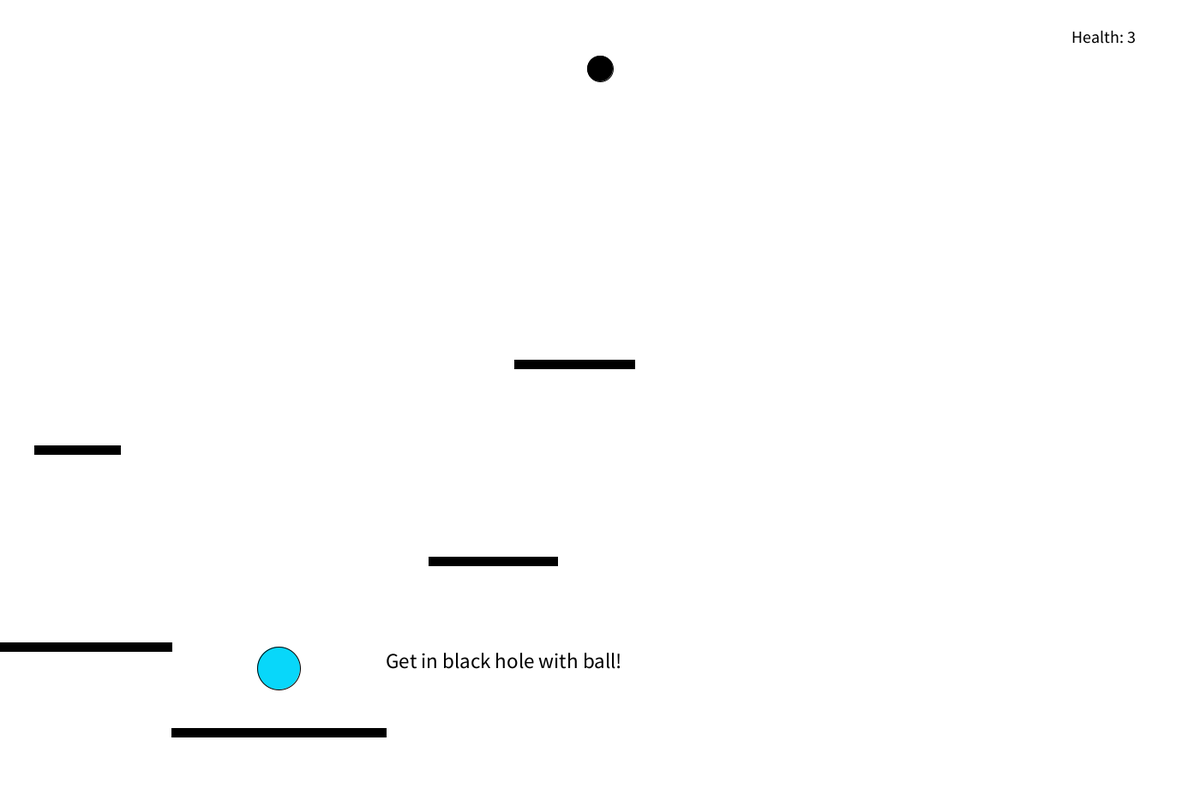
Frame 1 (no input)
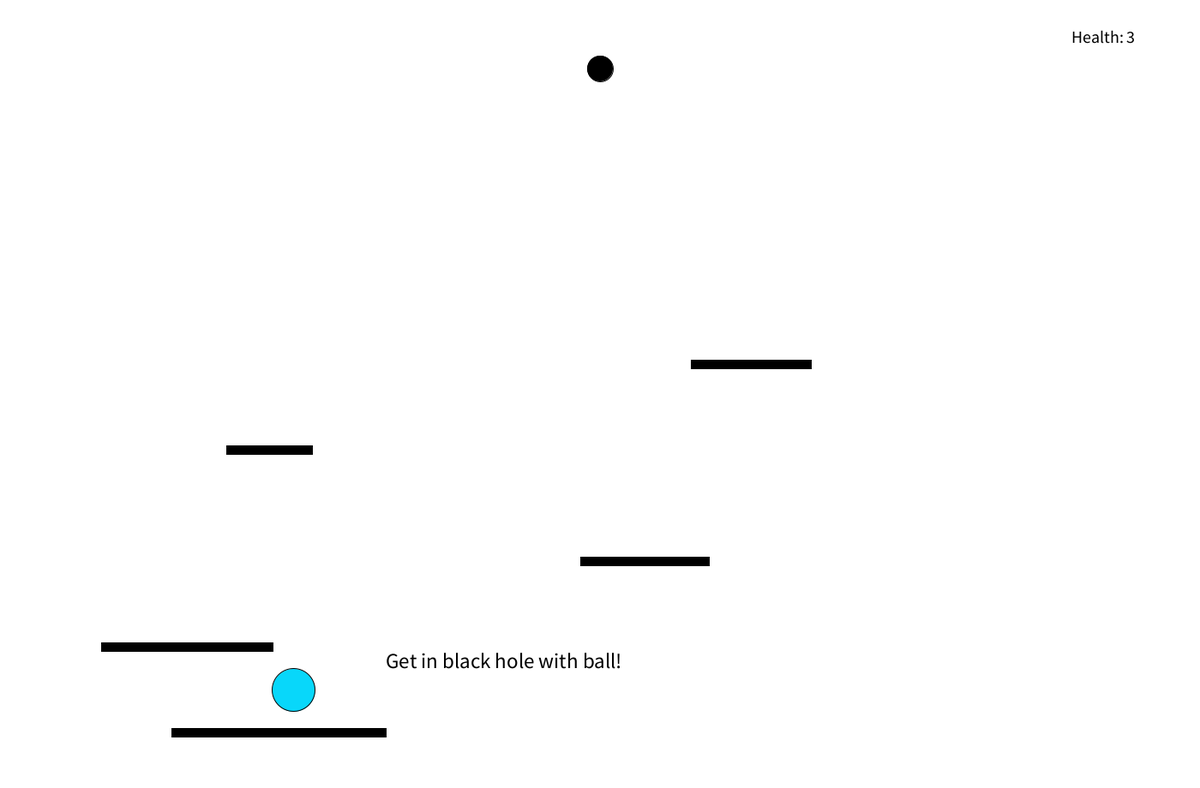
Frame 60 (the mouse pressed at the canvas centre just before this capture)
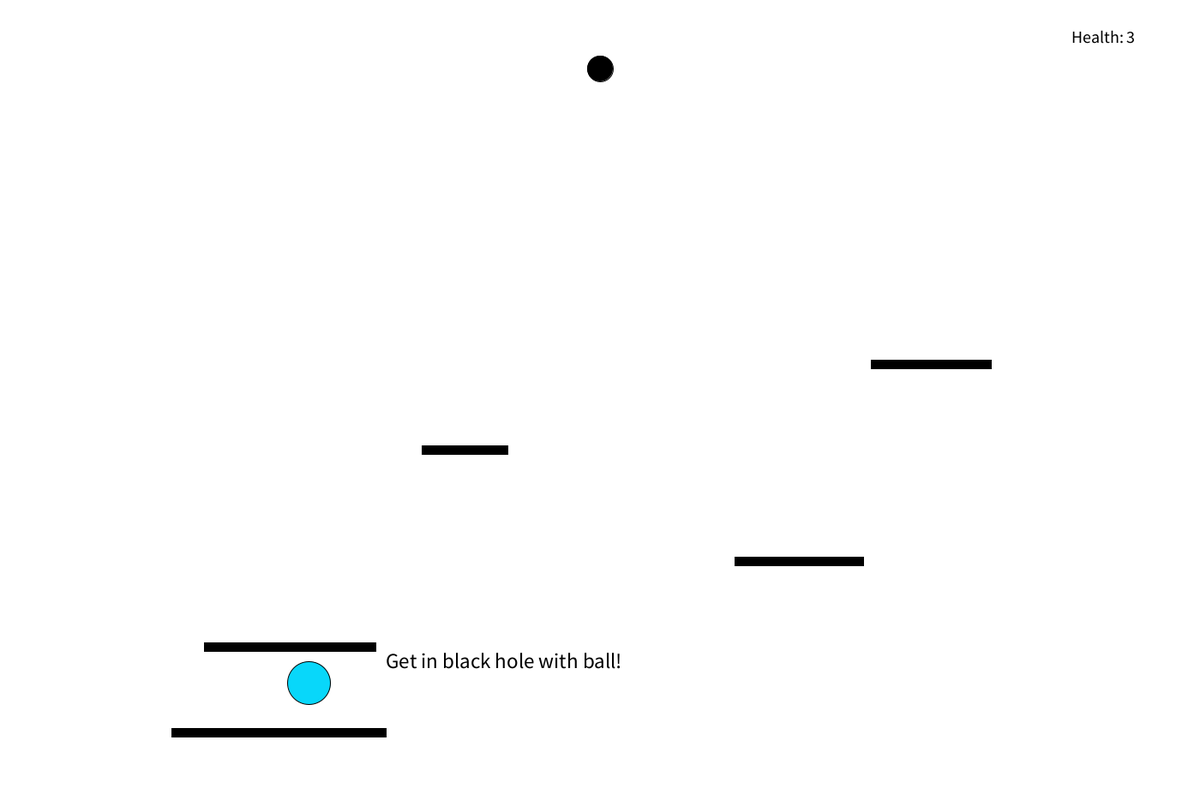
Frame 120 (the mouse held since frame 60 and released just before this capture)

The Processing sketch that drew these frames (run headless with seeded random() and noise(); from frame 60 on, the mouse is pressed at the canvas centre):

// Processing sketch: bouncingBall
// ── bouncingBall.pde
void finish (){
  float konum=2300-kayma;
        
        fill(0);
        circle(konum,250,70);
        
        if(loc.x-konum <40  && konum-loc.x <40 && loc.y-250 <40 && 250-loc.y <40 && topYildiz==7){
          done++;
        
        }
        
        if(loc.x-konum <40  && konum-loc.x <40 && loc.y-250 <40 && 250-loc.y <40 && topYildiz!=7){
        String a="Tum Yildizlari topla!!!!!";
        textSize(25);
        if(sayac1<1500){    
            fill(#052C9D);
            text(a,konum-300,400);
            noFill();
            sayac1++;
        }
        }
}

// ── can.pde
class can{
  boolean cizil=true;
  
  void canCiz(PVector konum ){
    if(cizil){
      konum.x=konum.x-kayma;
    noFill();
    circle(konum.x,konum.y,50);
    }  
  }
  void canKontrol(PVector konum){
    konum.x-=kayma;
    if(loc.x-konum.x <50  && konum.x-loc.x <50 && loc.y-konum.y <50 && konum.y-loc.y <50 && cizil){
        cizil=false;
        can++;
    }
  
  }

}

// ── duvarbasamak.pde
void bDeyiyor(PVector b1,float a,float b){
  /// basamağa deymesi
  b1.x=b1.x-kayma;
  if(loc.x + r/2 >= b1.x && loc.x - r/4 < b1.x + a && loc.y+r/2 >= b1.y-8 && loc.y+r/2 < b1.y+3*b/4 ){//basamağa değmesi
    loc.y=b1.y-r/2-10;
    vel.y*=-0.85;
    degdimi=1;
    
  }//basamağa alttan değmesi
  if(loc.x + r/2 >= b1.x && loc.x - r/4 < b1.x + a && loc.y-r/2 <= b1.y+b+8 && loc.y-r/2 > b1.y+b){//basamağa alttan  değmesi
    loc.y=b1.y+r/2+12+b;
    vel.y*=-1;
  }
    if(loc.y + r/2 >=b1.y  && loc.y - r/2+3 < b1.y+b && loc.x+r/2 >b1.x-8 && loc.x +r/2 <= b1.x){//çubuğun sol yüzüne değmesi
      if(vel.x>0){vel.x=0;loc.x=b1.x-r/2-5;}//vel.x*=-1;
    println("çubuğa sol yüzünden değme");
    }// && loc.x+r/2 <b1.x +2 
  
  if(loc.y + r/2 >=b1.y  && loc.y - r/2+3 <= b1.y+b && loc.x-r/2 <=b1.x + a+7 && loc.x-r/2 >b1.x+2 ){//çubuğun sağ yüzüne değmesi
    if(vel.x<0){vel.x=0;loc.x=b1.x+a+r/2+5;}//vel.x*=-1;
    println("çubuğa sağ yüzünden değme");
  } 
}

  void basamakCiz(PVector b,float x,float y){
    b.x=b.x-kayma;  
    fill(0);
      rect(b.x,b.y,x,y);
      noFill();
  }

// ── kesici.pde
class cant{
  PVector c1,c2,c3,c4,c5,c6;
  float aciD=5;
  float angle=0;
  cant(){}
  PVector p2=new PVector();
  
  void cantCiz(PVector p3, float r){
    //translate(p2.x,p2.y);
    p2.y=p3.y;
    p2.x=p3.x-kayma;
    c1=new PVector( r*cos(yon*radians(0+angle))+p2.x, r*sin(yon*radians(0+angle))+p2.y );
    c2=new PVector( r*cos(yon*radians(120+angle))+p2.x, r*sin(yon*radians(120+angle)) +p2.y);
    c3=new PVector( r*cos(yon*radians(240+angle))+p2.x, r*sin(yon*radians(240+angle)) +p2.y);
    fill(0);
    beginShape();
    vertex(c1.x,c1.y);vertex(c2.x,c2.y);vertex(c3.x,c3.y);
    endShape(CLOSE);
    
    c4=new PVector( r*cos(yon*radians(60+angle))+p2.x, r*sin(yon*radians(60+angle)) +p2.y);
    c5=new PVector( r*cos(yon*radians(180+angle))+p2.x, r*sin(yon*radians(180+angle))+p2.y );
    c6=new PVector( r*cos(yon*radians(300+angle))+p2.x, r*sin(yon*radians(300+angle)) +p2.y);
    fill(0);
    beginShape();
    vertex(c4.x,c4.y);vertex(c5.x,c5.y);vertex(c6.x,c6.y);
    endShape(CLOSE);
    angle+=1;
    if(angle>=360)angle=0;
  }
  void cantKontrol(PVector p2, float xrr){
    float xr=xrr/2;
    p2.x=p2.x-kayma;
    //if(loc.x+r/2 >p2.x-xr && loc.x-r/2<p2.x+xr && loc.y+r/2 >p2.y-xr && loc.y-r/2<p2.y+xr){
     if((loc.x-p2.x <25+xr  && p2.x-loc.x <25+xr && loc.y-p2.y <25+xr && p2.y-loc.y <25+xr)){
      if(can>0){ yandi=true;
        loc.x=0;loc.y=3300;
          
        }else{done=0;loc.x=330;loc.y=800;
              vel.x=0; vel.y=0;can=3;kayma=0;y1.cizil=true;y2.cizil=true;y3.cizil=true;y4.cizil=true;y5.cizil=true;y6.cizil=true;y7.cizil=true;topYildiz=0;}
    }
  
  }
}

// ── sekentop.pde
float yon=1;
float degdimi=0;
float r=50;
float cember=0;
float sayac=0;
float sayac1=1;
float done=0;
int can=3;
int topYildiz=0;
float kayma=0;
boolean yandi=false;

void settings(){
size(1400,920);
}
void setup(){
  
  background(255);
  //frameRate(150);
}
yildiz y1= new yildiz();
yildiz y2= new yildiz();
yildiz y3= new yildiz();
yildiz y4= new yildiz();
yildiz y5= new yildiz();
yildiz y6= new yildiz();
yildiz y7= new yildiz();

can can1= new can();
can can2=new can();
cant c1 = new cant();
daire d1=new daire();
PVector loc  = new PVector(325,780);
PVector vel  = new PVector(0.3,0);
PVector grav = new PVector(0,0.2);
PVector rain=new PVector(258,0);PVector rain1= new PVector(560,-450);


//basamaklar
PVector b1 = new PVector(0,750);
float b1x=2;
PVector b2=new PVector(500,650);
float b2x=3;
PVector b3= new PVector(40,520);
float b3x=3.8;
PVector b4= new PVector(600,420);
float b4x=3.5;

PVector b5= new PVector(200,850);



//bolum 3 elemanları

void draw(){
    background(255);
    if(done == 2){
      fill(#59686C);
      stroke(#59686C);
      rect(640-kayma,20,300,880);
      
      
      stroke(0);
    }
  
    textSize(20);
    String a1="Health: "+can;
    fill(0);
    text(a1,1250,50);
    noFill();
    
    
    d1.daireCiz(loc,r);
    loc.add(vel);
    vel.add(grav);
  
  
    if(done == 0 || done ==1){
        basamakCiz(b1,200,10);bDeyiyor(b1,200,10);
        basamakCiz(b2,150,10);bDeyiyor(b2,150,10);
        basamakCiz(b3,100,10);bDeyiyor(b3,100,10);
        basamakCiz(b4,140,10);bDeyiyor(b4,140,10);
        basamakCiz(b5,250,10);bDeyiyor(b5,250,10);
        
        xs();//tepedeki bitiş topu
        if(b1.x>width){
            b1.x=-200;
        }
        b1.x+=b1x;
        if(b2.x>width){
            b2.x=-150;
        }
        b2.x+=b2x;
        if(b3.x>width){
            b3.x=-100;
        }
        b3.x+=b3x;
        if(b4.x>width){
            b4.x=-140;
        }
        b4.x+=b4x;
        textSize(25);
        String a="Get in black hole with ball!";
  
        if(sayac<1000){
            fill(0);
            text(a,450,780);
            noFill();
            sayac++;
        }

        if(loc.y<110  && loc.x>650 && loc.x<750){
            done++;
            loc.x=330;loc.y=795;
            sayac=0;
            can=3;
        }
        if(loc.y+r/2 >height){//yere değmesi
            loc.x=325;loc.y=780;
            vel.x=0;vel.y=0;
            if (done == 1)can--;
        }
        if(loc.x+r/2>width){//sağ kenardan sekme
            vel.x*=-0.6;
            loc.x=width-r/2;
            yon*=-1;
            //c1.aciD*=0.5;
        } 
        if (loc.x-r/2<0){//sol kenardan sekme
            vel.x*=-0.6;
            loc.x=0+r/2;
            yon*=-1;
            //c1.aciD*=0.9;
        }
        
        println("loc.x :"+loc.x +" loc.y: "+loc.y);
        println("vel.x :"+vel.x +" vel.y: "+vel.y);
        println("mouseX:"+mouseX +" mouseY: "+mouseY);
   
    }

    //level 2-------------------------------------
    if(done == 1){
        textSize(25);
        String b="Dont touch bullets!";
        String a="LEVEL 2!";
        if(sayac1<1000){
            fill(0);
            text(a,630,200);
            text(b,550,300);
            noFill();
            sayac1++;
       }
  
      fill(0);
      strokeWeight(10);
      beginShape();
        vertex(rain.x,rain.y);
        vertex(rain.x,rain.y+20);
      endShape();
      beginShape();
        vertex(rain1.x,rain1.y);
        vertex(rain1.x,rain1.y+20);
      endShape();
      strokeWeight(2);
      rain.y+=10;rain1.y+=10;
      noFill();
      if((rain.x>loc.x-r/2 && rain.x < loc.x+r/2 && rain.y >loc.y-r/2 && rain.y-20<loc.y+r/2 )||(rain1.x>loc.x-r/2 && rain1.x < loc.x+r/2 && rain1.y >loc.y-r/2 && rain1.y-20<loc.y+r/2 )){
        if(can>=0){  
        loc.x=330;loc.y=800;
          vel.x=0; vel.y=0;can--;
        }else{done=0;loc.x=330;loc.y=800;
              vel.x=0; vel.y=0;can=3;}
      }
      if(rain.y>height){
          rain.x=random(800);
          rain.y=-20;
      }
      if(rain1.y>height){
          rain1.x=random(800);
          rain1.y=-20;
      }

   }
    //level 2 sonu-------------------------
    //level 3 *******************************************************************************************************************************************
     if(done ==2){
        println("mouseX:"+mouseX +" mouseY: "+mouseY+"topYıldız= "+topYildiz);
        println("loc.x:"+loc.x +" loc.y: "+loc.y);
        
        basamakCiz(new PVector(0,0),20,height);        bDeyiyor(new PVector(0,0),20,height);
        basamakCiz(new PVector(0,height-20),2400,20);  bDeyiyor(new PVector(0,height-20),2400,20);
        basamakCiz(new PVector(0,0),2400,20);         bDeyiyor(new PVector(0,0),2400,20);
        basamakCiz(new PVector(2380,0),20,height);         bDeyiyor(new PVector(2380,0),20,height);
        basamakCiz(new PVector(350,165),20,height-165);bDeyiyor(new PVector(350,165),20,height-165);
        basamakCiz(new PVector(180,700),170,20);       bDeyiyor(new PVector(180,700),170,20);
        basamakCiz(new PVector(17,490),170,20);        bDeyiyor(new PVector(17,490),170,20);
        c1.cantCiz(new PVector(80,570),45);            c1.cantKontrol(new PVector(80,570),45);
        y1.yildizCiz(new PVector(80,650),25);          y1.yildizKontrol(new PVector(80,650),25);
        basamakCiz(new PVector(200,220),150,20);       bDeyiyor(new PVector(200,220),150,20);
        c1.cantCiz(new PVector(360,55),20);            c1.cantKontrol(new PVector(360,55),20);
        y2.yildizCiz(new PVector(85,70),25);           y2.yildizKontrol(new PVector(85,70),25);
        basamakCiz(new PVector(620,20),20,height-200); bDeyiyor(new PVector(620,20),20,height-200);
        c1.cantCiz(new PVector(420,250),20);           c1.cantKontrol(new PVector(420,250),20);
        c1.cantCiz(new PVector(580,440),20);           c1.cantKontrol(new PVector(580,440),20);
        basamakCiz(new PVector(580,320),50,20);        bDeyiyor(new PVector(580,320),50,20);
        basamakCiz(new PVector(555,550),70,20);        bDeyiyor(new PVector(555,550),70,20);
        y3.yildizCiz(new PVector(470,250),15);         y3.yildizKontrol(new PVector(470,250),15);
        basamakCiz(new PVector(940,165),20,height-165);bDeyiyor(new PVector(940,165),20,height-165);
        basamakCiz(new PVector(785,805),60,20);bDeyiyor(new PVector(785,805),60,20);
        basamakCiz(new PVector(640,670),100,20);bDeyiyor(new PVector(640,670),100,20);
        c1.cantCiz(new PVector(800,580),20);           c1.cantKontrol(new PVector(800,580),20);
        y5.yildizCiz(new PVector(835,490),15);         y5.yildizKontrol(new PVector(835,490),15);
        basamakCiz(new PVector(850,510),100,20);bDeyiyor(new PVector(850,510),100,20);
        basamakCiz(new PVector(710,365),80,20);bDeyiyor(new PVector(710,365),80,20);
        basamakCiz(new PVector(1160,340),280,20);bDeyiyor(new PVector(1160,340),280,20);
        y6.yildizCiz(new PVector(1300,310),15);         y6.yildizKontrol(new PVector(1300,310),15);
        c1.cantCiz(new PVector(1190,310),20);           c1.cantKontrol(new PVector(1190,310),20);
        c1.cantCiz(new PVector(1300,175),40);           c1.cantKontrol(new PVector(1300,175),40);
        c1.cantCiz(new PVector(1410,310),20);           c1.cantKontrol(new PVector(1410,310),20);
        c1.cantCiz(new PVector(1400,880),20);           c1.cantKontrol(new PVector(1440,880),20);
        
        if(loc.x>1050 && kayma<1000){kayma+=2*vel.x;loc.x-=vel.x; }
        if(loc.x<350 && kayma>0){kayma+=2*vel.x;loc.x-=vel.x; }
        basamakCiz(new PVector(1550,650),110,20);       bDeyiyor(new PVector(1550,650),110,20);
        basamakCiz(new PVector(1690,100),20,250);       bDeyiyor(new PVector(1690,100),20,250);
        basamakCiz(new PVector(1690,350),250,20);       bDeyiyor(new PVector(1690,350),250,20);
        c1.cantCiz(new PVector(1800,100),20);           c1.cantKontrol(new PVector(1800,100),20);
        c1.cantCiz(new PVector(1900,100),20);           c1.cantKontrol(new PVector(1900,100),20);
        c1.cantCiz(new PVector(1900,200),20);           c1.cantKontrol(new PVector(1900,200),20);
        c1.cantCiz(new PVector(1900,300),20);           c1.cantKontrol(new PVector(1900,300),20);
        c1.cantCiz(new PVector(430,650),55);            c1.cantKontrol(new PVector(430,650),55);      
        y4.yildizCiz(new PVector(555,610),15);          y4.yildizKontrol(new PVector(555,610),15);
        can1.canCiz(new PVector(600,825));              can1.canKontrol(new PVector(600,825));
        can2.canCiz(new PVector (1400,800));            can2.canKontrol(new PVector(1400,800));
        y7.yildizCiz(new PVector(1800,300),45);         y7.yildizKontrol(new PVector(1800,300),45);
        basamakCiz(new PVector(2100,650),300,20);       bDeyiyor(new PVector(2100,650),300,20);
        teleport();
        fill(random(15,255));
        stroke(0);
        circle(1800-kayma,200,50);
        noFill();
        finish();
  

       textSize(25);
        String b="Collect all stars and go exit!";
        String a="LEVEL 3!";
        if(sayac1<3000){    
            fill(#052C9D);
            text(a,630,200);
            text(b,610,300);
            noFill();
            sayac1++;
        }
        if(loc.x>640 && loc.x<940){
          vel.y+=0.2;
        }
        if(yandi){
          kayma-=4;
          vel.x=0; vel.y=0;
          
          if(kayma<0){kayma=0;yandi=false;loc.x=70;loc.y=720;
          can--;}
        }
      }
      //level 3 sonu ------------------------
    if(done == 3){
        background(255);
        fill(0);
        textSize(25);
        String b= "Congratulations!!!";
        text(b,100,100);
    
    }
  
  
}
class daire{
  void daireCiz(PVector d,float r){
    //translate(d.x,d.y);
    fill(#08D7FA);
    circle(d.x,d.y,r);
    noFill();
  }
}

void keyPressed() {
  //int keyIndex = -1;
  if ((key == 'w' || key == 'W') && degdimi==1 && !yandi ) {
     vel.y+=-3.4;
     degdimi=0;
  }
  if ((key == 'a' || key == 'A') && !yandi) {
     vel.x=-3.0;
  }if ((key == 'd' || key == 'D') && !yandi) {
     vel.x=3.0;
  }if ((key == 's' || key == 'S') && !yandi) {
     vel.y=3.0;
  }
  
}
 
  void xs(){
    PVector konum = new PVector(700,80);
    fill(0);
    circle(konum.x,konum.y,30);
    noFill();
  }

// ── teleport.pde
void teleport (){
  float konum=2300-kayma;
        strokeWeight(10);
        stroke(random(25,255));
        circle(konum,750,70);
        strokeWeight(1);
        
        if(loc.x-konum <40  && konum-loc.x <40 && loc.y-750 <40 && 750-loc.y <40){
          loc.x=1800-kayma;
          loc.y=200;
        
    }
}

// ── yildizlar.pde
 class yildiz{
  PVector c1,c2,c3,c4,c5,c6;
  float aciD=5;
  float angle=0;
  boolean cizil=true;
  yildiz(){}
  
  void yildizCiz(PVector p2, float r){
    p2.x=p2.x-kayma;
    if(cizil){
    //translate(p2.x,p2.y);
    c1=new PVector( r*cos(yon*radians(0+angle))+p2.x, r*sin(yon*radians(0+angle))+p2.y );
    c2=new PVector( r*cos(yon*radians(120+angle))+p2.x, r*sin(yon*radians(120+angle)) +p2.y);
    c3=new PVector( r*cos(yon*radians(240+angle))+p2.x, r*sin(yon*radians(240+angle)) +p2.y);
    stroke(#CF40E3);
    fill(#CF40E3);
    beginShape();
    vertex(c1.x,c1.y);vertex(c2.x,c2.y);vertex(c3.x,c3.y);
    endShape(CLOSE);
    
    c4=new PVector( r*cos(yon*radians(60+angle))+p2.x, r*sin(yon*radians(60+angle)) +p2.y);
    c5=new PVector( r*cos(yon*radians(180+angle))+p2.x, r*sin(yon*radians(180+angle))+p2.y );
    c6=new PVector( r*cos(yon*radians(300+angle))+p2.x, r*sin(yon*radians(300+angle)) +p2.y);
    
    
    beginShape();
    vertex(c4.x,c4.y);vertex(c5.x,c5.y);vertex(c6.x,c6.y);
    endShape(CLOSE);
    stroke(0);
    
    }
  }
  void yildizKontrol(PVector p2, float xrr){
    p2.x=p2.x-kayma;
    float xr=xrr/2;/*
    if(loc.x+r/2 >p2.x-xr && loc.x-r/2<p2.x+xr && loc.y+r/2 >p2.y-xr && loc.y-r/2<p2.y+xr && cizil){
       topYildiz++;
       cizil=false;
        
    }*/
    if(loc.x-p2.x <25+xr  && p2.x-loc.x <25+xr && loc.y-p2.y <25+xr && p2.y-loc.y <25+xr && cizil){
        topYildiz++;
       cizil=false;
    }
  
  }
}
